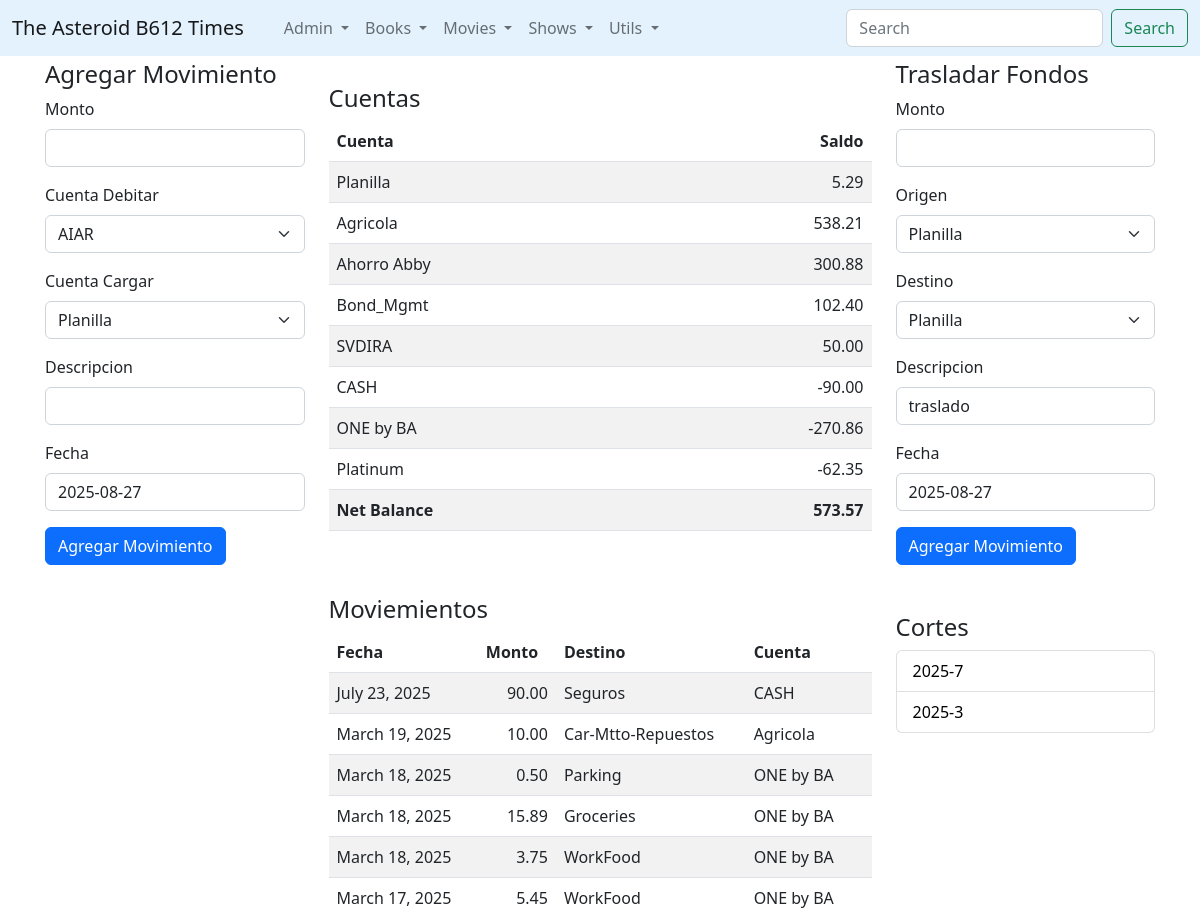
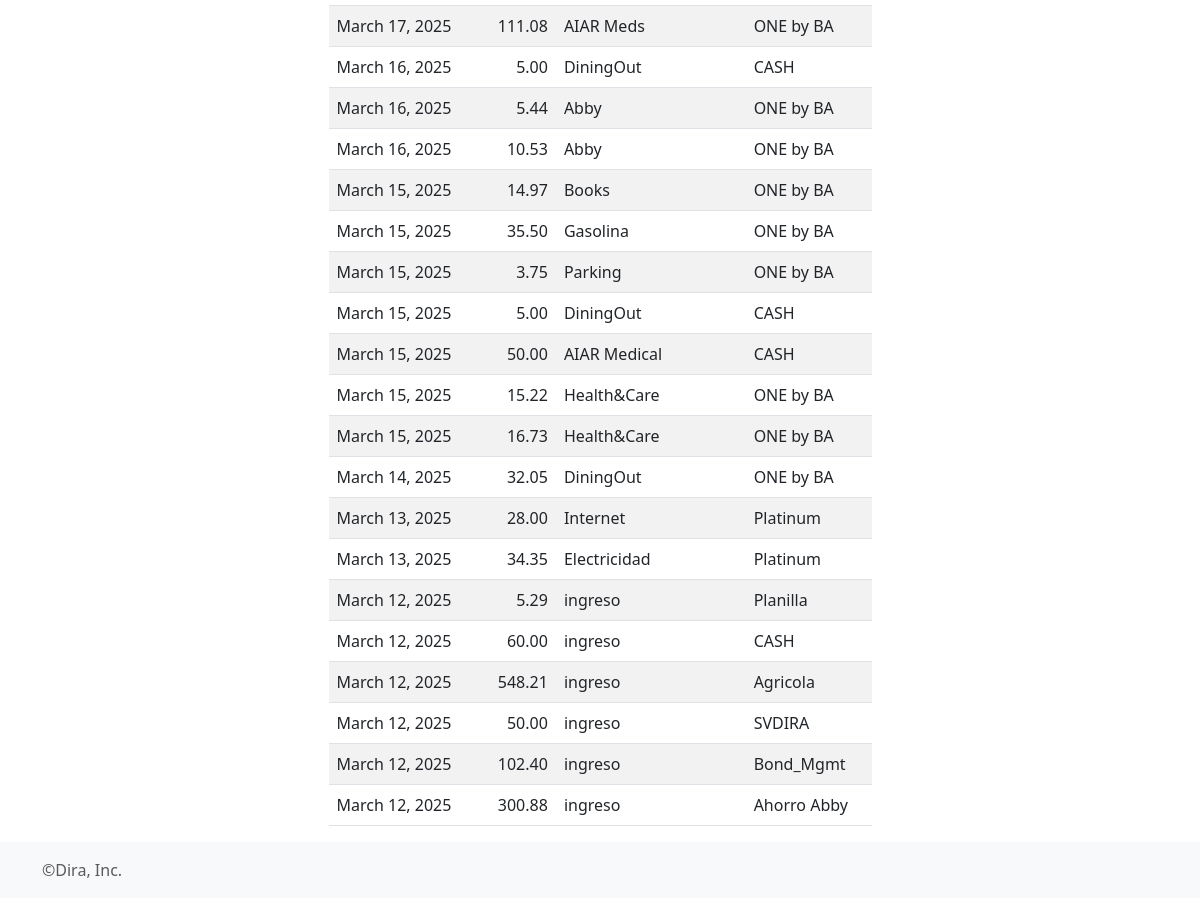
/finance/, run on the app's committed database (2 pictures, top to bottom).
### times/models.py (models this page shows, shortened)
class Trx(models.Model):
	fecha = models.DateField()
	debito = models.ForeignKey(Cuenta, on_delete = models.CASCADE)
	credito = models.ForeignKey(TrxTyp, on_delete = models.CASCADE)
	monto = models.DecimalField(max_digits=16,decimal_places=2,default=0.00)
	desc = models.CharField(max_length=200)

class TrxTyp(models.Model):
	desc = models.CharField(max_length=200)
	codigo = models.IntegerField()

class Cuenta(models.Model):
	nombre = models.CharField(max_length=150)
	tipo = models.IntegerField()

### times/views.py (the view)
# urls.py: path('finance/', views.finance, name='finance'),
def finance(request):
    cuentas = Cuenta.objects.all().order_by('tipo','id')
    tiposT = TrxTyp.objects.all().order_by('desc')
    transacciones = Trx.objects.all().order_by('-fecha','-id')
    saldos = Trx.objects.raw("select * from c_balance order by t_c, cid")
    cortes = Trx.objects.values('fecha__year','fecha__month').annotate(qitems = Count('id')).order_by('-fecha__year','-fecha__month')
    acc_saldo = 0
    for s in saldos:
        acc_saldo = acc_saldo + s.balance_final
    return render(request,'finance2.html',{'cuentas':cuentas,'tiposT':tiposT,'trxs':transacciones,'saldos':saldos,'fbal':acc_saldo,'cortes':cortes})

### times/templates/finance2.html (shortened to what this page needs)
{% extends 'base_finance.html' %}
{% load humanize %}
{% block leftbar %}
<h4>Agregar Movimiento</h4>
 <form method="POST" action="{% url 'savetrx' %}">
      <div class="mb-3">
        <label for="exampleInputEmail1" class="form-label">Monto</label>
        <input type="text" name="monto" class="form-control" id="exampleInputEmail1" aria-describedby="emailHelp">
      </div>
      <div class="mb-3">
          <label for="exampleInputEmail1" class="form-label">Cuenta Debitar</label>
          <select class="form-select mb-3" name="tipotrx">
            {% for t in tiposT %}
                <option value="{{t.id}}">{{t.desc}}</option>
            {% endfor %}
          </select>
        </div>
        <div class="mb-3">
          <label for="exampleInputEmail1" class="form-label">Cuenta Cargar</label>
          <select class="form-select mb-3" name="cuenta">
            {% for c in cuentas %}
                <option value="{{c.id}}">{{c.nombre}}</option>
            {% endfor %}
          </select>
        </div>
       <div class="mb-3">
          <label for="exampleInputEmail1" class="form-label">Descripcion</label>
         <input type="text" name="detalle" class="form-control" id="exampleInputEmail1" aria-describedby="emailHelp">
        </div>
        <div class="mb-3">
          <label for="exampleInputEmail1" class="form-label">Fecha</label>
         <input type="text" name="fecha" value="{% now 'Y-m-d' %}" class="form-control" id="exampleInputEmail1" aria-describedby="emailHelp">
        </div>
          <button type="submit" class="btn btn-primary">Agregar Movimiento</button>
    </form>
{% endblock %}
{% block contenido %}
<article>
<h4>Cuentas </h4>
      <table class="table table-striped">
          <thead>
          <tr>
            <th scope="col">Cuenta</th>
            <th scope="col" style="text-align:right;">Saldo</th>
          </tr>
          </thead>
          <tbody>
            {% for s in saldos %}
                <tr>
                    <td>{{s.cuenta}}</td>
                    <td style="text-align:right;">{{s.balance_final|floatformat:"2"|intcomma}}</td>
                </tr>
            {% endfor %}
          <tr>
              <th>Net Balance</th>
              <th style="text-align:right;">{{fbal|floatformat:"2"|intcomma}}</th>
          </tr>
          </tbody>
        </table>
        <br><br>
    <h4>Moviemientos</h4>
      <table class="table table-striped">
          <thead>
          <tr>
            <th scope="col">Fecha</th>
            <th scope="col">Monto</th>
            <th scope="col">Destino</th>
            <th scope="col">Cuenta</th>
          </tr>
          </thead>
          <tbody>
            {% for tx in trxs%}
                <tr>
                    <td>{{tx.fecha}}</td>
                    <td style="text-align:right;">{{tx.monto}}</td>
                    <td>{{tx.credito.desc}}</td>
                    <td>{{tx.debito.nombre}}</td>
                </tr>
            {% endfor %}
          </tbody>
        </table>
</article>
{% endblock %}
{% block rightbar %}
    <h4>Trasladar Fondos</h4>
    <form method="POST" action="{% url 'savepmt' %}">
      <div class="mb-3">
        <label for="exampleInputEmail1" class="form-label">Monto</label>
        <input type="text" name="monto" class="form-control" id="exampleInputEmail1" aria-describedby="emailHelp">
      </div>
      <div class="mb-3">
          <label for="exampleInputEmail1" class="form-label">Origen</label>
          <select class="form-select mb-3" name="origen">
            {% for c in cuentas %}
                <option value="{{c.id}}">{{c.nombre}}</option>
            {% endfor %}
          </select>
        </div>
        <div class="mb-3">
          <label for="exampleInputEmail1" class="form-label">Destino</label>
          <select class="form-select mb-3" name="destino">
            {% for c in cuentas %}
                <option value="{{c.id}}">{{c.nombre}}</option>
            {% endfor %}
          </select>
        </div>
       <div class="mb-3">
          <label for="exampleInputEmail1" class="form-label">Descripcion</label>
         <input type="text" value="traslado" name="detalle" class="form-control" id="exampleInputEmail1" aria-describedby="emailHelp">
        </div>
        <div class="mb-3">
          <label for="exampleInputEmail1" class="form-label">Fecha</label>
         <input type="text" name="fecha" value="{% now 'Y-m-d' %}" class="form-control" id="exampleInputEmail1" aria-describedby="emailHelp">
        </div>
          <button type="submit" class="btn btn-primary">Agregar Movimiento</button>
    </form>
    <br><br>
    <h4>Cortes</h4>
      <ul class="list-group">
        {% for c in cortes %}
          <li class="list-group-item d-flex justify-content-between align-items-center">
            <a href="{% url 'viewmonth' c.fecha__year c.fecha__month %}" style="color:black; text-decoration: none;"> {{c.fecha__year}}-{{ c.fecha__month}}</a>
          </li>
        {% endfor %}
      </ul>
{% endblock %}

### data on the page
Trx: fecha "July 23, 2025", monto "90.00", credito.desc "Seguros", debito.nombre "CASH"
Trx: fecha "March 19, 2025", monto "10.00", credito.desc "Car-Mtto-Repuestos", debito.nombre "Agricola"
Trx: fecha "March 18, 2025", monto "0.50", credito.desc "Parking", debito.nombre "ONE by BA"
Trx: fecha "March 18, 2025", monto "15.89", credito.desc "Groceries", debito.nombre "ONE by BA"
Trx: fecha "March 18, 2025", monto "3.75", credito.desc "WorkFood", debito.nombre "ONE by BA"
Trx: fecha "March 17, 2025", monto "5.45", credito.desc "WorkFood", debito.nombre "ONE by BA"
Trx: fecha "March 17, 2025", monto "111.08", credito.desc "AIAR Meds", debito.nombre "ONE by BA"
Trx: fecha "March 16, 2025", monto "5.00", credito.desc "DiningOut", debito.nombre "CASH"
Trx: fecha "March 16, 2025", monto "5.44", credito.desc "Abby", debito.nombre "ONE by BA"
Trx: fecha "March 16, 2025", monto "10.53", credito.desc "Abby", debito.nombre "ONE by BA"
Trx: fecha "March 15, 2025", monto "14.97", credito.desc "Books", debito.nombre "ONE by BA"
Trx: fecha "March 15, 2025", monto "35.50", credito.desc "Gasolina", debito.nombre "ONE by BA"
Trx: fecha "March 15, 2025", monto "3.75", credito.desc "Parking", debito.nombre "ONE by BA"
Trx: fecha "March 15, 2025", monto "5.00", credito.desc "DiningOut", debito.nombre "CASH"
Trx: fecha "March 15, 2025", monto "50.00", credito.desc "AIAR Medical", debito.nombre "CASH"
Trx: fecha "March 15, 2025", monto "15.22", credito.desc "Health&Care", debito.nombre "ONE by BA"
Trx: fecha "March 15, 2025", monto "16.73", credito.desc "Health&Care", debito.nombre "ONE by BA"
Trx: fecha "March 14, 2025", monto "32.05", credito.desc "DiningOut", debito.nombre "ONE by BA"
Trx: fecha "March 13, 2025", monto "28.00", credito.desc "Internet", debito.nombre "Platinum"
Trx: fecha "March 13, 2025", monto "34.35", credito.desc "Electricidad", debito.nombre "Platinum"
Trx: fecha "March 12, 2025", monto "5.29", credito.desc "ingreso", debito.nombre "Planilla"
Trx: fecha "March 12, 2025", monto "60.00", credito.desc "ingreso", debito.nombre "CASH"
Trx: fecha "March 12, 2025", monto "548.21", credito.desc "ingreso", debito.nombre "Agricola"
Trx: fecha "March 12, 2025", monto "50.00", credito.desc "ingreso", debito.nombre "SVDIRA"
Trx: fecha "March 12, 2025", monto "102.40", credito.desc "ingreso", debito.nombre "Bond_Mgmt"
Trx: fecha "March 12, 2025", monto "300.88", credito.desc "ingreso", debito.nombre "Ahorro Abby"

### other printed values
{{ fbal|floatformat:"2"|intcomma }} "573.57"
{{ c.fecha__year }} "2025" "2025"
{{ c.fecha__month }} "7" "3"
form field tipotrx "AIAR"
form field cuenta "Planilla"
form field origen "Planilla"
form field destino "Planilla"
